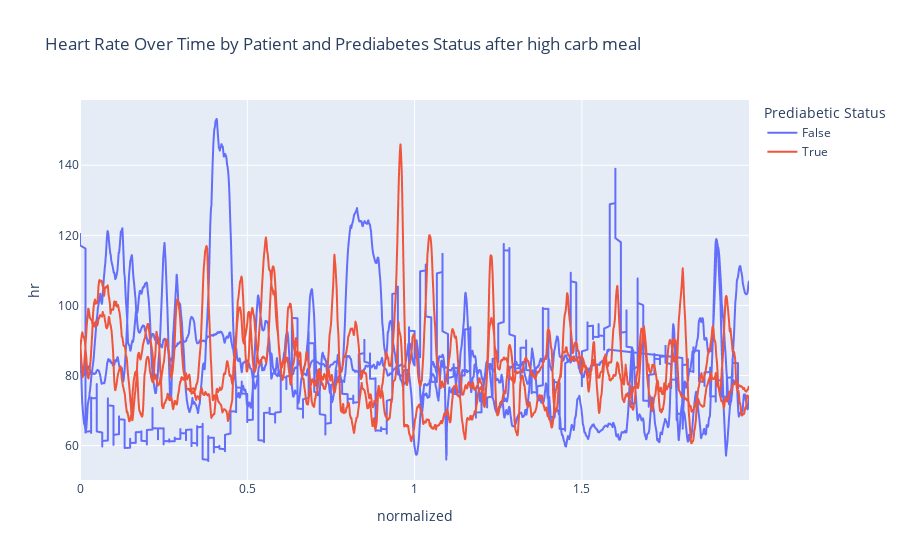

Source (notebook cell):
### Code cell
# Plot
fig = px.line(
    hr_df,
    x='normalized',
    y=' hr',
    color='prediabetic',      # color based on diabetes status
    line_group='ID',  # separate line per patient
    title='Heart Rate Over Time by Patient and Prediabetes Status after high carb meal',
    labels={'prediabetic': 'Prediabetic Status'}
)

fig.show()

### Figure 1 — Plotly figure (JSON) as saved in the notebook; plotly's stock layout.template omitted (floating-point values rounded to 4 significant figures; data arrays with more than 128 entries replaced by an {"elided": "..."} marker saying what was removed)
{"data": [{"hovertemplate": "Prediabetic Status=False<br>ID=1<br>normalized=%{x}<br> hr=%{y}<extra></extra>", "legendgroup": "False", "line": {"color": "#636efa", "dash": "solid"}, "marker": {"symbol": "circle"}, "mode": "lines", "name": "False", "showlegend": true, "type": "scattergl", "x": {"elided": "7140 float values"}, "xaxis": "x", "y": {"elided": "7140 float values"}, "yaxis": "y"}, {"hovertemplate": "Prediabetic Status=False<br>ID=2<br>normalized=%{x}<br> hr=%{y}<extra></extra>", "legendgroup": "False", "line": {"color": "#636efa", "dash": "solid"}, "marker": {"symbol": "circle"}, "mode": "lines", "name": "False", "showlegend": false, "type": "scattergl", "x": {"elided": "6410 float values"}, "xaxis": "x", "y": {"elided": "6410 float values"}, "yaxis": "y"}, {"hovertemplate": "Prediabetic Status=False<br>ID=14<br>normalized=%{x}<br> hr=%{y}<extra></extra>", "legendgroup": "False", "line": {"color": "#636efa", "dash": "solid"}, "marker": {"symbol": "circle"}, "mode": "lines", "name": "False", "showlegend": false, "type": "scattergl", "x": {"elided": "7183 float values"}, "xaxis": "x", "y": {"elided": "7183 float values"}, "yaxis": "y"}, {"hovertemplate": "Prediabetic Status=True<br>ID=4<br>normalized=%{x}<br> hr=%{y}<extra></extra>", "legendgroup": "True", "line": {"color": "#EF553B", "dash": "solid"}, "marker": {"symbol": "circle"}, "mode": "lines", "name": "True", "showlegend": true, "type": "scattergl", "x": {"elided": "7199 float values"}, "xaxis": "x", "y": {"elided": "7199 float values"}, "yaxis": "y"}, {"hovertemplate": "Prediabetic Status=True<br>ID=9<br>normalized=%{x}<br> hr=%{y}<extra></extra>", "legendgroup": "True", "line": {"color": "#EF553B", "dash": "solid"}, "marker": {"symbol": "circle"}, "mode": "lines", "name": "True", "showlegend": false, "type": "scattergl", "x": {"elided": "7199 float values"}, "xaxis": "x", "y": {"elided": "7199 float values"}, "yaxis": "y"}], "layout": {"legend": {"title": {"text": "Prediabetic Status"}, "tracegroupgap": 0}, "title": {"text": "Heart Rate Over Time by Patient and Prediabetes Status after high carb meal"}, "xaxis": {"anchor": "y", "domain": [0, 1], "title": {"text": "normalized"}}, "yaxis": {"anchor": "x", "domain": [0, 1], "title": {"text": " hr"}}}}
